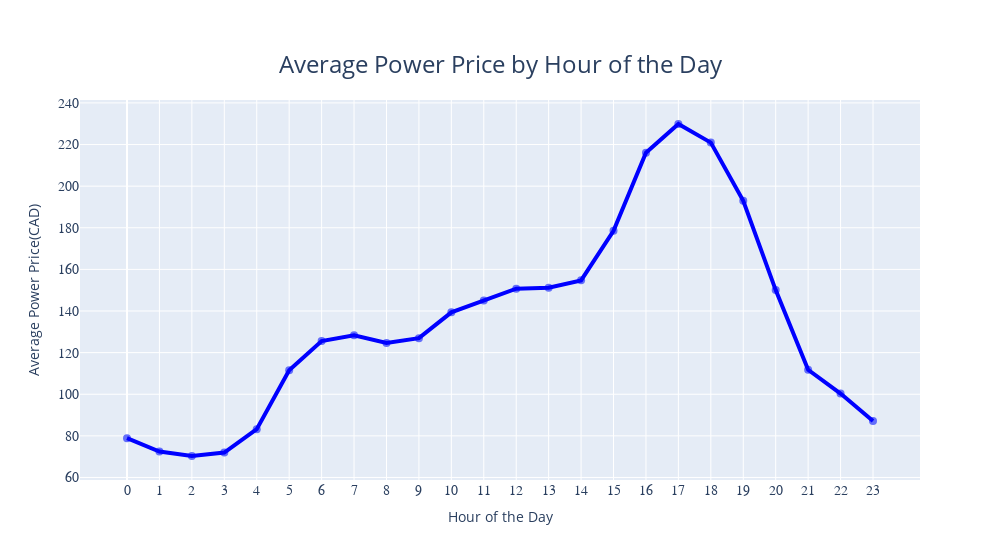

Source (notebook cell):
### Markdown cell above
Examining the above plot, a consistent trend emerges: energy prices tend to be higher during peak hours on weekdays, which correspond to the typical working hours spanning from approximately 8 am to 8 pm. Furthermore, the daily plots unveil a distinct seasonal pattern in energy prices. Weekdays exhibit higher prices during working hours, reflecting the increased demand associated with business operations, while prices decrease during off-working hours. On weekends, prices follow a different pattern, with higher prices observed during the evenings. These observations are supported by the autocorrelation function plots, which clearly demonstrate daily seasonality in energy prices. Interestingly, the plot also indicate that, on average, Tuesdays have the highest prices compared to other weekdays. To capture the combined effects of the day of the week, the hour of the day, and the distinction between peak and off-peak hours, an ordinal feature called 'weekly_profile' was created which allows for a comprehensive representation of the interplay between time-related variables and energy pricing dynamics.

### Code cell
import plotly.graph_objects as go

# Calculate the average power price for each hour of the day
average_price = df.groupby(df.index.hour)['price'].mean()

# Create the plotly figure
fig = go.Figure()

# Add a scatter trace for the average power price
fig.add_trace(go.Scatter(
    x=average_price.index,
    y=average_price,
    mode='markers',
    marker=dict(symbol='circle', size=8),
    name='Average Power Price'
))

# Add a line trace for the average power price
fig.add_trace(go.Scatter(
    x=average_price.index,
    y=average_price,
    mode='lines',
    line=dict(color='blue', width=4),  # Set line width to 2
    name='Average Power Price Line'
))

# Update layout
fig.update_layout(
    title={
        'text': 'Average Power Price by Hour of the Day',
        'x': 0.5,  # Center the title
        'y': 0.9,  # Increase the y position for title size
        'xanchor': 'center',  # Center the title horizontally
        'yanchor': 'top',  # Anchor the title from the top
        'font': dict(size=24)  # Increase the title font size
    },
    xaxis=dict(
        title='Hour of the Day',
        tickmode='array',
        tickvals=list(range(24)),
        ticktext=[str(i) for i in range(24)],
        tickfont=dict(size=14, family='Arial, bold'),  # Bold and increased size for x-axis tick labels
    ),
    yaxis=dict(
        title='Average Power Price(CAD)',
        tickfont=dict(size=14, family='Arial, bold'),  # Bold and increased size for y-axis tick labels
    ),
    showlegend=False,  # Remove the legends,
    width=1000  # Decrease the width of the plot
)

# Show the plot
fig.show()

### Figure 1 — Plotly figure (JSON) as saved in the notebook; plotly's stock layout.template omitted (floating-point values rounded to 4 significant figures)
{"data": [{"marker": {"size": 8, "symbol": "circle"}, "mode": "markers", "name": "Average Power Price", "type": "scatter", "x": [0, 1, 2, 3, 4, 5, 6, 7, 8, 9, 10, 11, 12, 13, 14, 15, 16, 17, 18, 19, 20, 21, 22, 23], "y": [78.88, 72.5, 70.32, 71.98, 83.2, 111.5, 125.6, 128.4, 124.6, 127.0, 139.4, 145.0, 150.7, 151.2, 154.7, 178.5, 216.0, 229.9, 220.9, 193.0, 150.0, 111.7, 100.3, 87.13]}, {"line": {"color": "blue", "width": 4}, "mode": "lines", "name": "Average Power Price Line", "type": "scatter", "x": [0, 1, 2, 3, 4, 5, 6, 7, 8, 9, 10, 11, 12, 13, 14, 15, 16, 17, 18, 19, 20, 21, 22, 23], "y": [78.88, 72.5, 70.32, 71.98, 83.2, 111.5, 125.6, 128.4, 124.6, 127.0, 139.4, 145.0, 150.7, 151.2, 154.7, 178.5, 216.0, 229.9, 220.9, 193.0, 150.0, 111.7, 100.3, 87.13]}], "layout": {"showlegend": false, "title": {"font": {"size": 24}, "text": "Average Power Price by Hour of the Day", "x": 0.5, "xanchor": "center", "y": 0.9, "yanchor": "top"}, "width": 1000, "xaxis": {"tickfont": {"family": "Arial, bold", "size": 14}, "tickmode": "array", "ticktext": ["0", "1", "2", "3", "4", "5", "6", "7", "8", "9", "10", "11", "12", "13", "14", "15", "16", "17", "18", "19", "20", "21", "22", "23"], "tickvals": [0, 1, 2, 3, 4, 5, 6, 7, 8, 9, 10, 11, 12, 13, 14, 15, 16, 17, 18, 19, 20, 21, 22, 23], "title": {"text": "Hour of the Day"}}, "yaxis": {"tickfont": {"family": "Arial, bold", "size": 14}, "title": {"text": "Average Power Price(CAD)"}}}}
